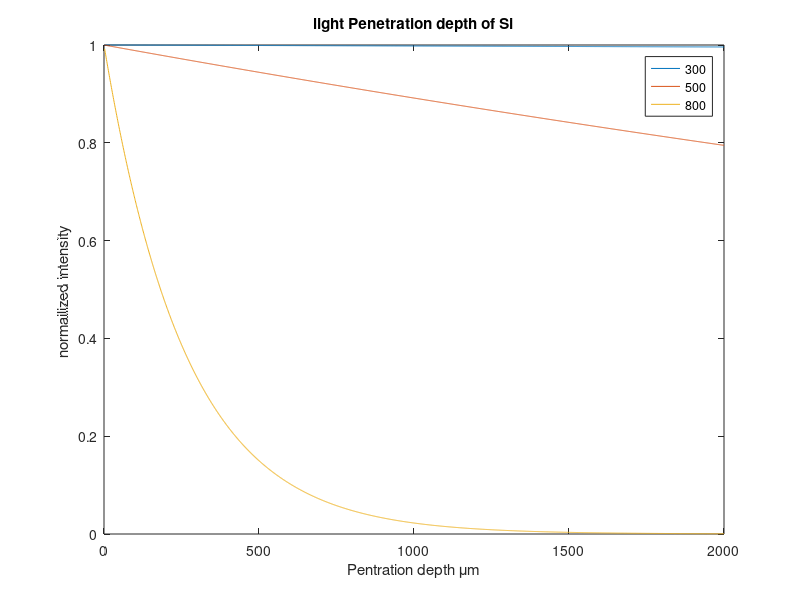

Here is the MATLAB script that generated this plot:
clear, clc
TC = (300:1:1000); %generates temperature range in Celcius
T = TC + 273.15; %generates temperature range in Kelvin
lambda = .8 %in microns
d = (2:1:2000); %generates depth in microns


TC1 = 300;
T1 = TC1 + 273.15;
I1 = exp(-4.15*10^(-5)*lambda^(1.51)*T1^(2.95)*exp(-7000/T1)*d*10^(-4));

TC2 = 500;
T2 = TC2 + 273.15;
I2 = exp(-4.15*10^(-5)*lambda^(1.51)*T2^(2.95)*exp(-7000/T2)*d*10^(-4));

TC3 = 800;
T3 = TC3 + 273.15;
I3 = exp(-4.15*10^(-5)*lambda^(1.51)*T3^(2.95)*exp(-7000/T3)*d*10^(-4));

figure(1)
plot(d,I1,d,I2,d,I3)
title('light Penetration depth of Si')
ylabel('normailized intensity ')
xlabel('Pentration depth \mum')
legend('300','500','800');
%set(gca, 'Yscale', 'log')
%axis ([min(TC(:)) max(TC(:)) 0.1 100])